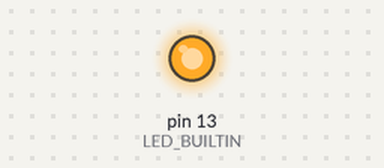
A sketch run on a simulated Arduino Uno, built with avr-gcc and run on an emulated ATmega328P. On the bench: output pins drawn as LEDs (lit = HIGH).

Above: at 0.7 s.
At 17.2 s:
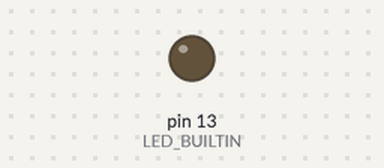
Timing chart, 0 to 26.0 s (numbered marks = the images above):
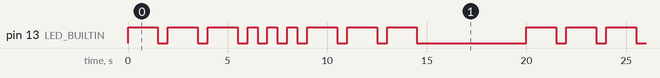

The sketch:

sketch_feb22a.ino
```cpp
void setup() {
  pinMode(LED_BUILTIN, OUTPUT);

}

void loop() {
  digitalWrite(LED_BUILTIN, HIGH);
  delay(1500);
  digitalWrite(LED_BUILTIN, LOW);
  delay(500);
  digitalWrite(LED_BUILTIN, HIGH);
  delay(1500);
  digitalWrite(LED_BUILTIN, LOW);
  delay(500);
  digitalWrite(LED_BUILTIN, HIGH);
  delay(1500);
  digitalWrite(LED_BUILTIN, LOW);
  delay(500);

  digitalWrite(LED_BUILTIN, HIGH);
  delay(500);
  digitalWrite(LED_BUILTIN, LOW);
  delay(500);
  digitalWrite(LED_BUILTIN,HIGH);
  delay(500);
  digitalWrite(LED_BUILTIN, LOW);
  delay(500);
  digitalWrite(LED_BUILTIN,HIGH);
  delay(500);
  digitalWrite(LED_BUILTIN, LOW);
  delay(500);

 digitalWrite(LED_BUILTIN, HIGH);
  delay(1500);
  digitalWrite(LED_BUILTIN, LOW);
  delay(500);
  digitalWrite(LED_BUILTIN, HIGH);
  delay(1500);
  digitalWrite(LED_BUILTIN, LOW);
  delay(500);
  digitalWrite(LED_BUILTIN, HIGH);
  delay(1500);
  digitalWrite(LED_BUILTIN, LOW);
  delay(500);
  delay(5000);
}
```

Measured:
- by itself, pin 13 (LED_BUILTIN): repeats every 20.0 s: 2 × (LOW 0.50 s, HIGH 1.5 s), 3 × (LOW 0.50 s, HIGH 0.50 s), 3 × (LOW 0.50 s, HIGH 1.5 s), LOW 5.5 s, HIGH 1.5 s
- by itself, everything shown: repeats every 20.0 s, in 18 steps
